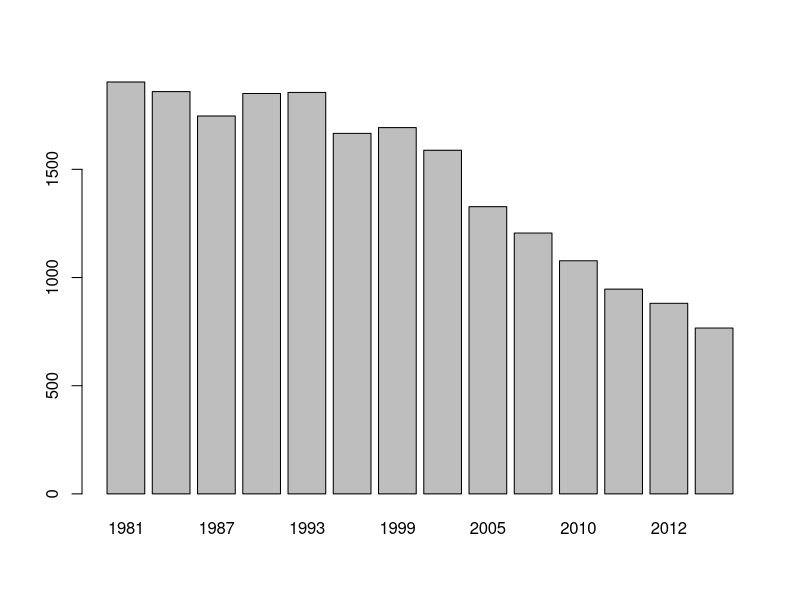
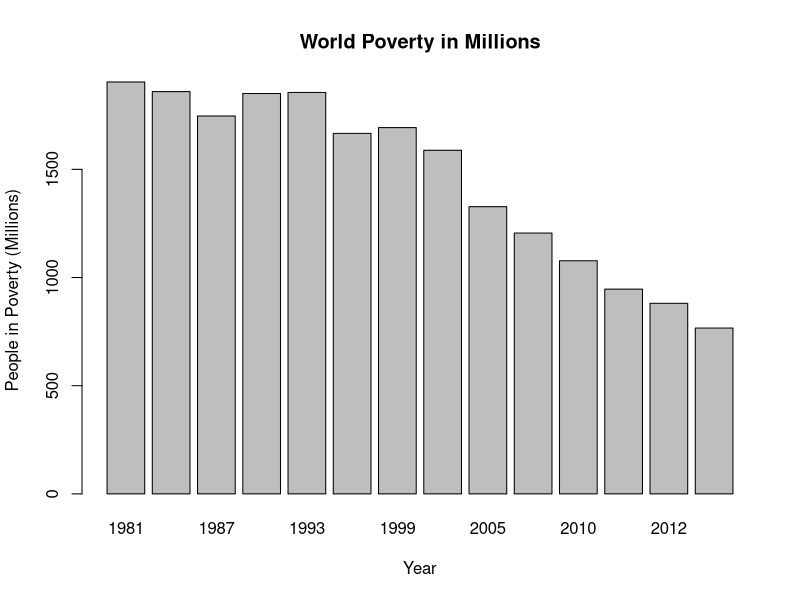
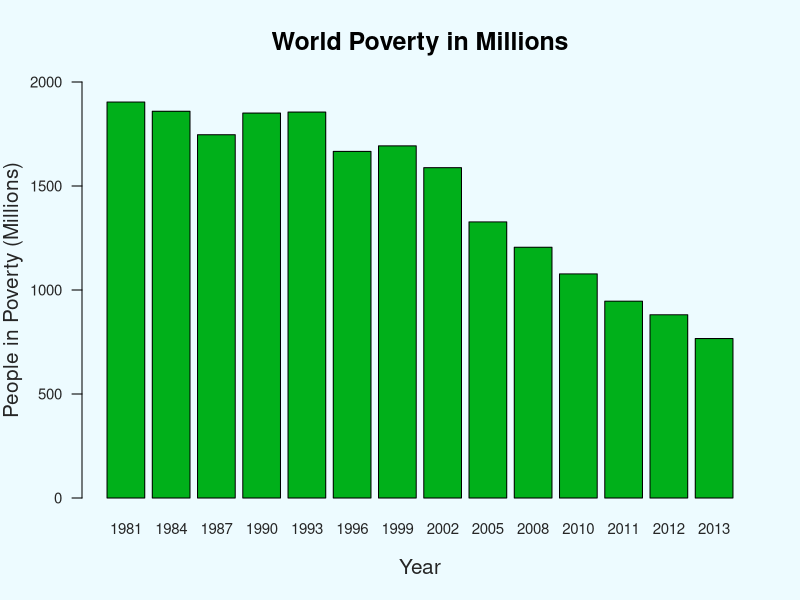
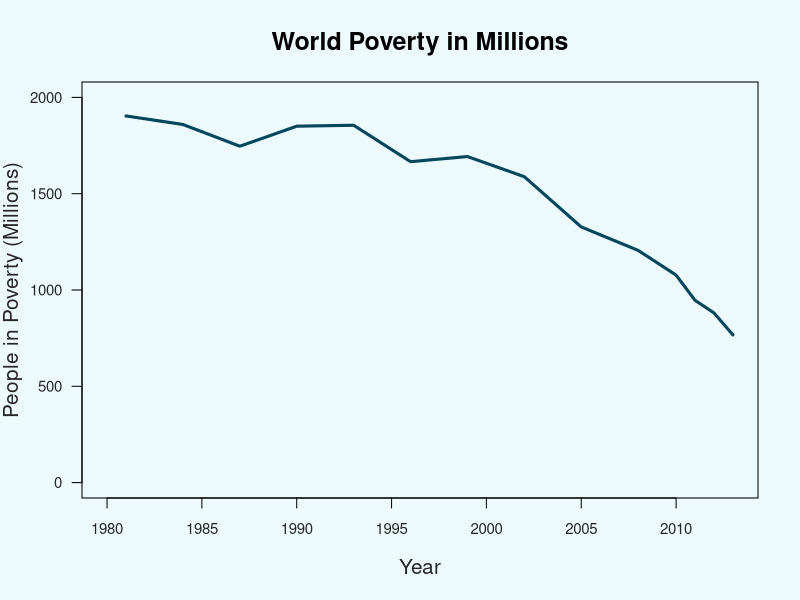
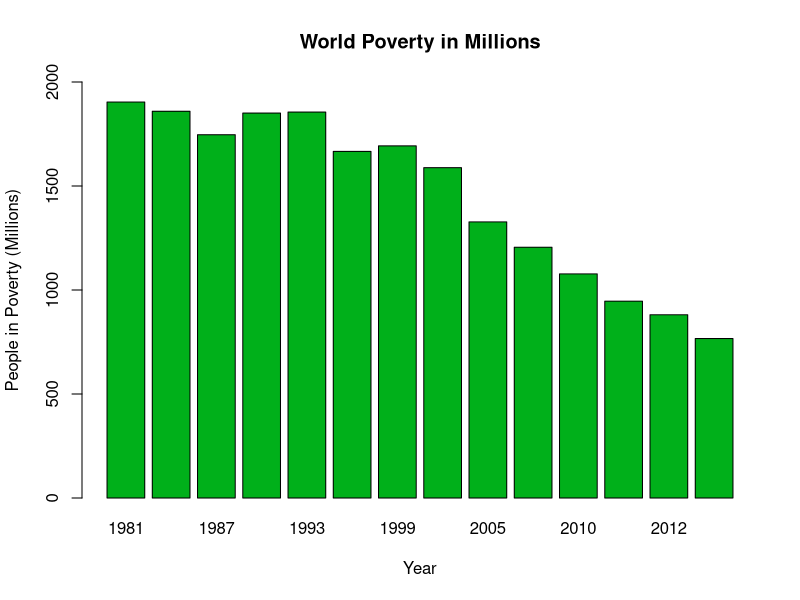

Reproduce these figures in R, in order.
#There's two primary apis for graphics in R. ggplot2 and base graphics (the built in plotting library)
#This demo uses base because it's easier. 

#Let's get some data
povertyDf = read.csv("./data/world_poverty_in_millions.csv")

#lets make the dates into years
getYear = function(x) { as.numeric(format(as.Date(x), '%Y')) }
povertyDf$Year = unlist(lapply(povertyDf$Date, getYear))

#order the data by date asc
povertyDf = povertyDf[order(povertyDf$Year, decreasing = FALSE),]

#A very basic barchart. Just the two data sets. 
barplot(povertyDf$Value, names.arg = povertyDf$Year)

# adding in some labels
barplot(povertyDf$Value, names.arg = povertyDf$Year, main = "World Poverty in Millions", xlab = "Year", ylab = "People in Poverty (Millions)")


#lets make things a little prettier using par()
par(bg = "#EDFBFF", las = 1, col.lab = "#262626", col.axis = "#262626", cex.axis = 0.9, cex.lab = 1.25, cex.main = 1.5)

#lets tweak the look a little bit more
barplot(povertyDf$Value, names.arg = povertyDf$Year,
    main = "World Poverty in Millions",
    xlab = "Year", ylab = "People in Poverty (Millions)",
    ylim = c(0, 2000), col = "#00B01A")

#let's try a line chart instead | type l = line chart
plot(povertyDf$Year, povertyDf$Value, type = "l",
    main = "World Poverty in Millions",
    xlab = "Year", ylab = "People in Poverty (Millions)",
    ylim = c(0, 2000), xlim = c(1980, 2013), col = "#00475E", lwd = 3)

# we can save plots too | Supported formats include: svg(), pdf(), jpeg(), png()...
png("data/Poverty_In_Millions.png", width = 800, height = 1000)
barplot(povertyDf$Value, names.arg = povertyDf$Year,
    main = "World Poverty in Millions",
    xlab = "Year", ylab = "People in Poverty (Millions)",
    ylim = c(0, 2000), col = "#00B01A")
dev.off() #turns off the plot saving